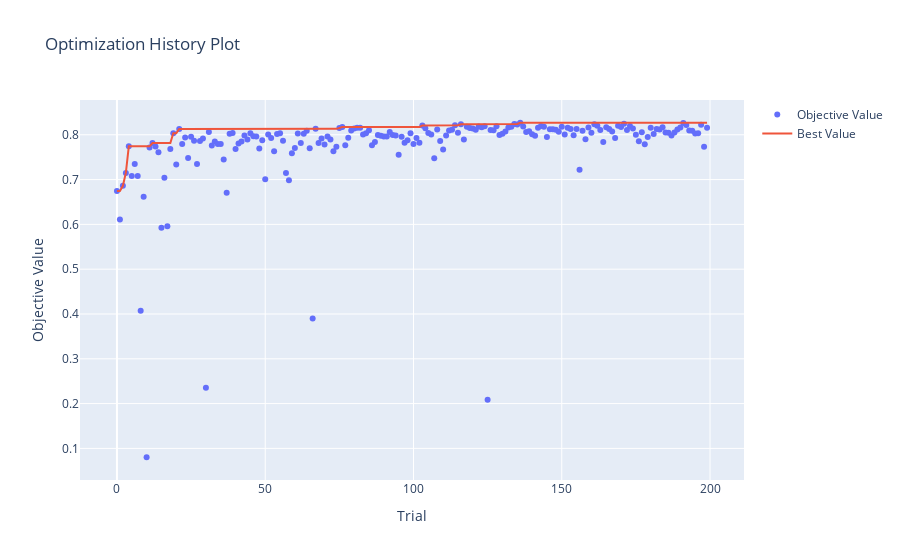

Notebook code cell kept with this figure:
### Code cell
fig = plot_optimization_history(study)
fig.show()

### Figure 1 — Plotly figure (JSON) as saved in the notebook; plotly's stock layout.template omitted (floating-point values rounded to 4 significant figures; data arrays with more than 128 entries replaced by an {"elided": "..."} marker saying what was removed)
{"data": [{"mode": "markers", "name": "Objective Value", "type": "scatter", "x": {"elided": "200 int values"}, "y": {"elided": "200 float values"}}, {"mode": "lines", "name": "Best Value", "type": "scatter", "x": {"elided": "200 int values"}, "y": {"elided": "200 float values"}}, {"marker": {"color": "#cccccc"}, "mode": "markers", "name": "Infeasible Trial", "showlegend": false, "type": "scatter", "x": [], "y": []}], "layout": {"title": {"text": "Optimization History Plot"}, "xaxis": {"title": {"text": "Trial"}}, "yaxis": {"title": {"text": "Objective Value"}}}}
